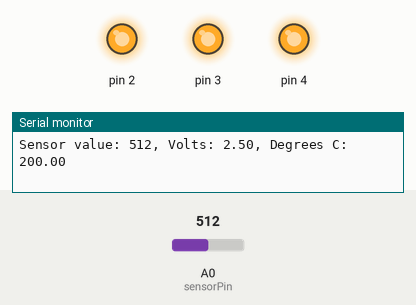
A sketch run on a simulated Arduino Uno, built with avr-gcc and run on an emulated ATmega328P. Shown: output pins drawn as LEDs (lit = HIGH), the last lines printed to the serial monitor. The test bench sets the inputs (shaded band); at power-on: A0 (sensorPin) = 512.

Above: at 1.2 s.
1.3 s: A0 (sensorPin) set to 186
4.3 s: A0 (sensorPin) set to 169
At 5.3 s:
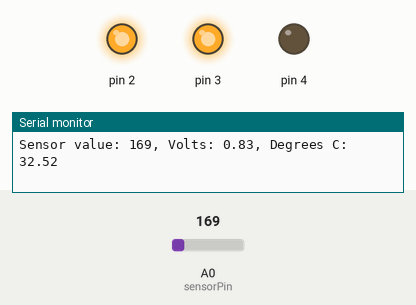
5.8 s: A0 (sensorPin) set to 122
At 6.7 s:
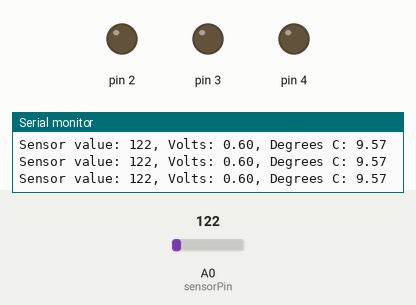
7.3 s: A0 (sensorPin) set to 1023
At 8.4 s:
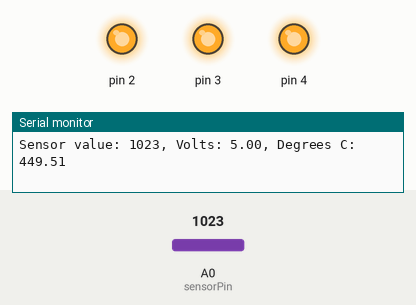
8.8 s: A0 (sensorPin) set to 0
At 9.9 s:
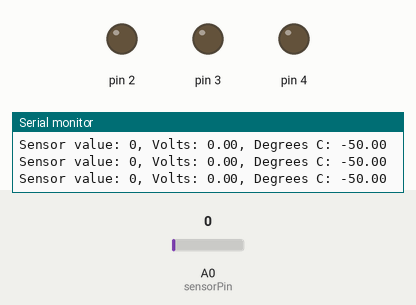
Timing chart, 0 to 11.3 s (numbered marks = the images above; inputs shaded):
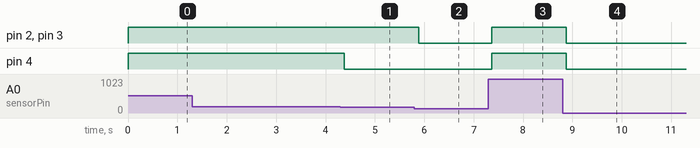

Measured:
- the behaviour switches between 170 and 169 on A0 (sensorPin) (found by bisection; images 0 and 1)
- after the input at 4.3 s, pin 4: HIGH → LOW after 0.08 s
- after the input at 5.8 s, pin 2, pin 3: HIGH → LOW after 0.09 s
- after the input at 7.3 s, pin 2–4: LOW → HIGH after 0.07 s
- after the input at 8.8 s, pin 2–4: HIGH → LOW after 0.08 s

The sketch:

LoveMeter.ino
```cpp
/*
  Love Meter
  Thermistor measures temperature and starts lighting LEDs and stuff.
*/

const int sensorPin = A0;
const float baselineTemp = 27.0;

void setup ()
{
  Serial.begin(9600); // open a serial port

  for(int pinNumber = 2; pinNumber < 5; pinNumber++) // loop through pins 2, 3, 4
  {
    pinMode(pinNumber, OUTPUT); // set the pins for OUTPUT
    digitalWrite(pinNumber, LOW); // set pins to LOW voltage (turn off lights)
  }
}

void loop ()
{
  int sensorVal = analogRead(sensorPin); // read thermistor value off pin A0

  Serial.print("Sensor value: ");
  Serial.print(sensorVal);

  float voltage = (sensorVal/1024.0) * 5.0; // normalize thermistor value (0-1024), then scale the total voltage (5V)

  Serial.print(", Volts: ");
  Serial.print(voltage);

  Serial.print(", Degrees C: ");
  float temperature = (voltage - 0.5) * 100;
  Serial.println(temperature);

  if (temperature < baselineTemp)
  {
    digitalWrite(2, LOW);
    digitalWrite(3, LOW);
    digitalWrite(4, LOW);
  }
  else if (temperature >= baselineTemp + 2 &&
           temperature < baselineTemp + 4)
  {
    digitalWrite(2, HIGH);
    digitalWrite(3, LOW);
    digitalWrite(4, LOW);
  }
  else if (temperature >= baselineTemp + 4 &&
           temperature < baselineTemp + 6)
  {
    digitalWrite(2, HIGH);
    digitalWrite(3, HIGH);
    digitalWrite(4, LOW);
  }
  else if (temperature >= baselineTemp + 6)
  {
    digitalWrite(2, HIGH);
    digitalWrite(3, HIGH);
    digitalWrite(4, HIGH);
  }

  delay(1);

}
```
